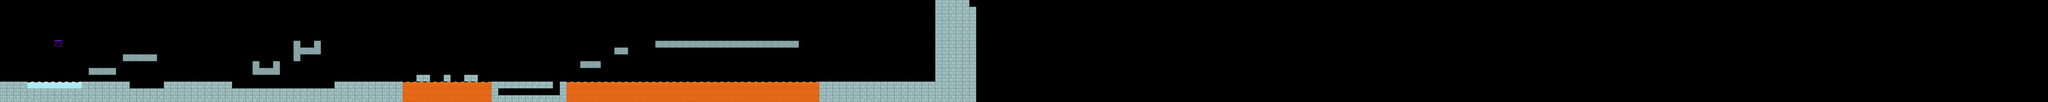

A level layout from a 2D game, rendered from its tile map. Below: a short description, then the map file with tile-grid data replaced by summaries:
An orthogonal 300x15 tile map with 64x64 px tiles, 2 tile layers (Ground n Platforms, Lava), 2 tilesets and 55 objects.

<map version="1.2" tiledversion="1.3.3" orientation="orthogonal" renderorder="right-down" width="300" height="15" tilewidth="64" tileheight="64" infinite="0" nextlayerid="7" nextobjectid="78">
 <editorsettings>
  <export target="mapv5.json" format="json" />
 </editorsettings>
 <tileset firstgid="1" name="kenny_sample_tileset" tilewidth="64" tileheight="64" tilecount="98" columns="14">
  <image source="../stackabuse_tiler_assets/tilesets/platformPack_tilesheet.png" width="896" height="448" />
 </tileset>
 <tileset firstgid="99" name="neon" tilewidth="72" tileheight="72" tilecount="9" columns="3">
  <image source="../neon_graphics/tiles.png" width="216" height="216" />
 </tileset>
 <layer id="1" name="Ground n Platforms" width="300" height="15">
  <data>[4500 cells, 427 non-empty, 7 distinct tile ids]</data>
 </layer>
 <objectgroup id="2" name="Spikes">
  <object id="1" gid="71" x="1279.78" y="834.546" width="64" height="64" />
  <object id="2" gid="71" x="1347.83" y="834.546" width="64" height="64" />
  <object id="3" gid="71" x="1407.99" y="834.546" width="64" height="64" />
  <object id="4" gid="71" x="2179.19" y="833.566" width="64" height="64" />
  <object id="5" gid="71" x="2243.3" y="834.546" width="64" height="64" />
  <object id="6" gid="71" x="2306.41" y="833.566" width="64" height="64" />
  <object id="7" gid="71" x="2369.53" y="834.546" width="64" height="64" />
  <object id="8" gid="71" x="2437.58" y="834.546" width="64" height="64" />
  <object id="9" gid="71" x="2499.71" y="835.536" width="64" height="64" />
  <object id="10" gid="71" x="2565.78" y="834.546" width="64" height="64" />
  <object id="11" gid="71" x="2628.9" y="835.536" width="64" height="64" />
  <object id="12" gid="71" x="2692.01" y="835.536" width="64" height="64" />
  <object id="13" gid="71" x="2756.12" y="834.546" width="64" height="64" />
  <object id="14" gid="71" x="2819.23" y="835.536" width="64" height="64" />
  <object id="15" gid="71" x="2884.32" y="835.536" width="64" height="64" />
  <object id="16" gid="71" x="2946.45" y="835.536" width="64" height="64" />
  <object id="17" gid="71" x="3013.51" y="834.546" width="64" height="64" />
  <object id="18" gid="71" x="3075.64" y="835.536" width="64" height="64" />
  <object id="19" gid="71" x="1472.64" y="832.733" width="64" height="64" />
  <object id="20" gid="71" x="1214.89" y="834.041" width="64" height="64" />
 </objectgroup>
 <objectgroup id="5" name="Jewels">
  <object id="43" gid="38" x="904.679" y="645.744" width="64" height="64" />
  <object id="44" gid="38" x="1025.79" y="645.744" width="64" height="64" />
  <object id="45" gid="38" x="1407.42" y="517.773" width="64" height="64" />
  <object id="46" gid="38" x="1617.66" y="401.229" width="64" height="64" />
  <object id="47" gid="38" x="2438.04" y="648.029" width="64" height="64" />
  <object id="48" gid="38" x="2497.46" y="648.029" width="64" height="64" />
  <object id="49" gid="38" x="2883.65" y="456.073" width="64" height="64" />
  <object id="50" gid="38" x="2819.67" y="458.358" width="64" height="64" />
  <object id="51" gid="38" x="2947.64" y="584.044" width="64" height="64" />
  <object id="52" gid="38" x="3802.3" y="648.029" width="64" height="64" />
  <object id="53" gid="38" x="3969.12" y="645.744" width="64" height="64" />
  <object id="54" gid="38" x="4195.35" y="648.029" width="64" height="64" />
  <object id="55" gid="50" x="4670.32" y="898.409" width="64" height="64" />
  <object id="56" gid="50" x="4739.3" y="897.198" width="64" height="64" />
  <object id="57" gid="50" x="4801.01" y="897.198" width="64" height="64" />
  <object id="58" gid="50" x="4866.35" y="897.198" width="64" height="64" />
  <object id="59" gid="50" x="4930.49" y="897.198" width="64" height="64" />
  <object id="60" gid="50" x="4990.99" y="897.198" width="64" height="64" />
  <object id="61" gid="50" x="5057.55" y="898.409" width="64" height="64" />
  <object id="62" gid="50" x="5121.68" y="898.409" width="64" height="64" />
  <object id="63" gid="50" x="5183.39" y="897.198" width="64" height="64" />
  <object id="64" gid="38" x="5500.23" y="576.953" width="64" height="64" />
  <object id="65" gid="38" x="5822.54" y="447.606" width="64" height="64" />
  <object id="66" gid="38" x="6208.46" y="383.993" width="64" height="64" />
  <object id="67" gid="38" x="6530.77" y="386.114" width="64" height="64" />
  <object id="68" gid="38" x="6783.1" y="191.033" width="64" height="64" />
  <object id="69" gid="38" x="6848.83" y="191.033" width="64" height="64" />
  <object id="70" gid="38" x="6910.32" y="191.033" width="64" height="64" />
  <object id="71" gid="38" x="7448.92" y="381.873" width="64" height="64" />
  <object id="72" gid="38" x="7754.26" y="481.534" width="64" height="64" />
  <object id="73" gid="38" x="7875.12" y="540.906" width="64" height="64" />
  <object id="74" gid="38" x="8006.59" y="640.567" width="64" height="64" />
  <object id="75" gid="38" x="8112.61" y="731.746" width="64" height="64" />
  <object id="76" gid="38" x="8290.73" y="731.746" width="64" height="64" />
 </objectgroup>
 <objectgroup id="6" name="Finish">
  <object id="77" gid="83" x="8549.65" y="769.913" width="146.697" height="125.493" />
 </objectgroup>
 <layer id="4" name="Lava" width="300" height="15">
  <data>[4500 cells, 124 non-empty, 2 distinct tile ids]</data>
 </layer>
</map>
